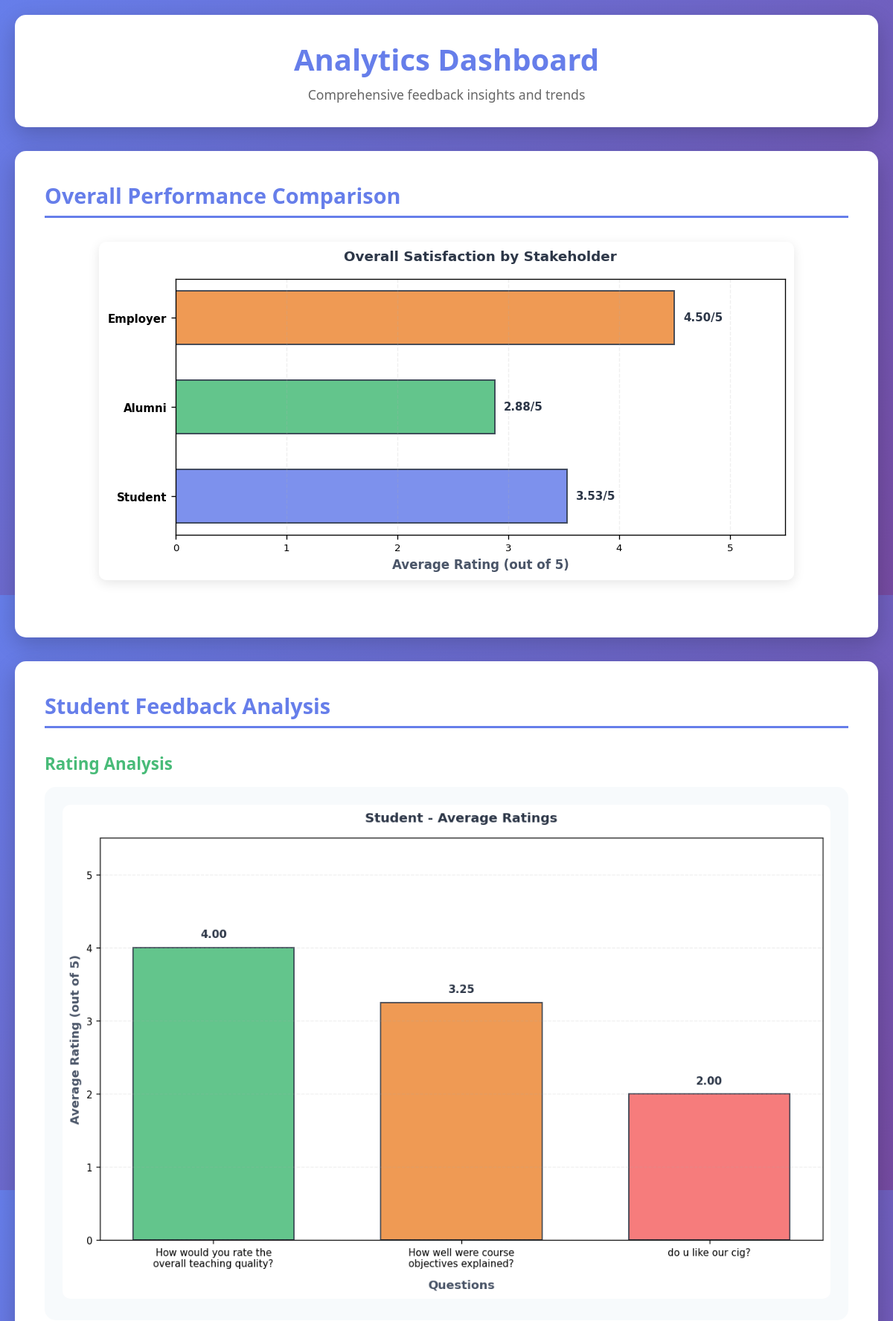
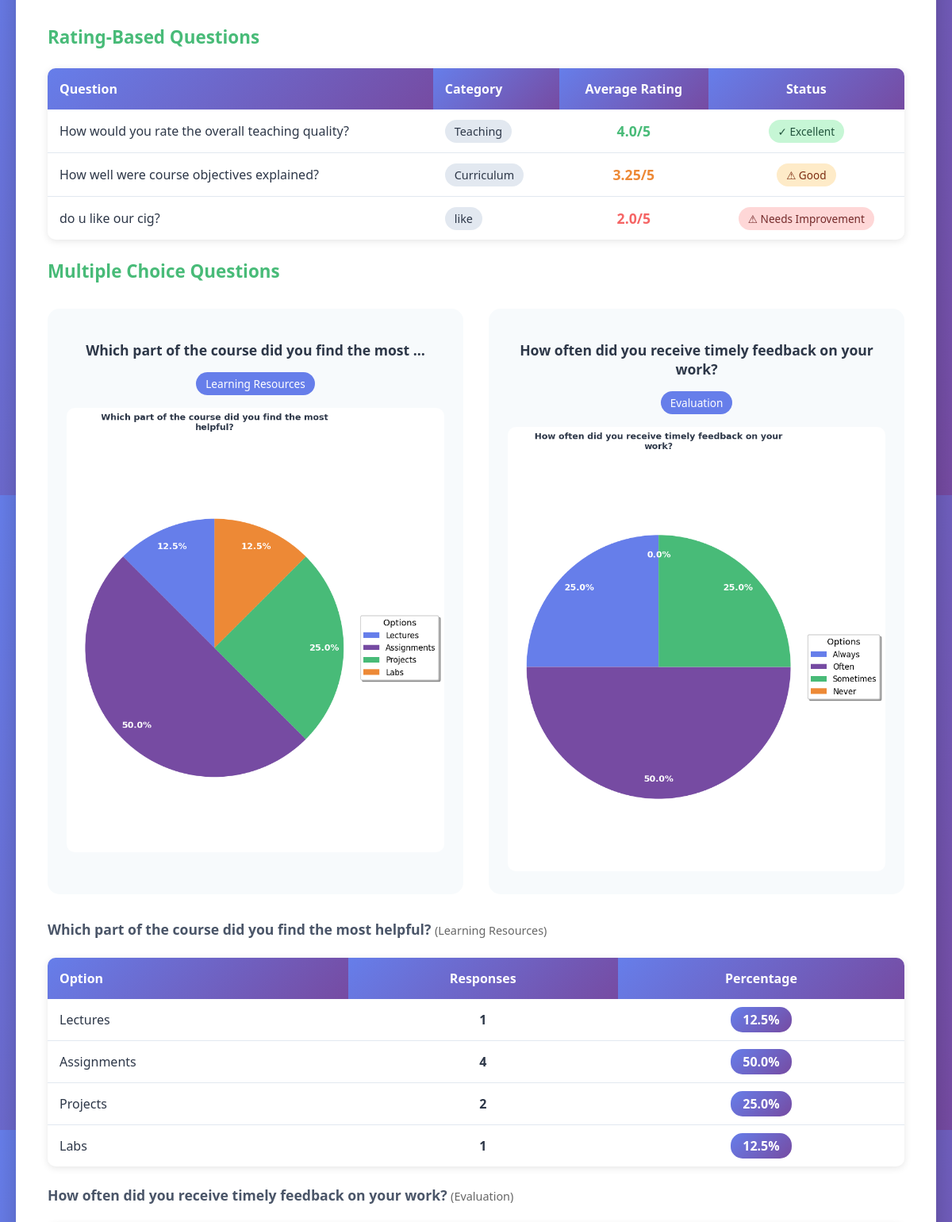
Page /analytics/ (signed in, upper part) on the committed database (2 pictures, top to bottom).
### feedback/models.py (models this page shows, shortened)
class Question(models.Model):
    STAKEHOLDER_CHOICES = [
        ('student', 'Student'),
        ('alumni', 'Alumni'),
        ('employer', 'Employer'),
    ]
    QUESTION_TYPE_CHOICES = [
        ('rating', 'Rating (1–5)'),
        ('mcq', 'Multiple Choice'),
    ]
    text = models.TextField()
    category = models.CharField(max_length=50)
    stakeholder_type = models.CharField(max_length=20, choices=STAKEHOLDER_CHOICES)
    question_type = models.CharField(max_length=10, choices=QUESTION_TYPE_CHOICES, default='rating')

class Option(models.Model):
    question = models.ForeignKey(Question, on_delete=models.CASCADE, related_name='options')
    text = models.CharField(max_length=255)

### feedback/views.py (the view)
# urls.py: path('analytics/', views.analytics_dashboard_view, name='analytics_dashboard'),
@login_required
def analytics_dashboard_view(request):
    stakeholders = ['student', 'alumni', 'employer']
    grouped_data = []
    for st in stakeholders:
        rating_qs = Question.objects.filter(stakeholder_type=st, question_type='rating')
        mcq_qs = Question.objects.filter(stakeholder_type=st, question_type='mcq')
        rating_data = []
        question_labels = []
        avg_ratings = []
        for q in rating_qs:
            responses = FeedbackResponse.objects.filter(question=q)
            ratings = [int(r.response_value) for r in responses if r.response_value.isdigit()]
            avg_rating = round(sum(ratings) / len(ratings), 2) if ratings else 0
            rating_data.append({
                'question': q.text,
                'category': q.category,
                'avg_rating': avg_rating if ratings else "No data"
            })
            if ratings:
                question_labels.append(q.text)
                avg_ratings.append(avg_rating)
        rating_chart = None
        if avg_ratings:
            rating_chart = generate_bar_chart(question_labels, avg_ratings,
                                              f'{st.title()} - Average Ratings',
                                              'Questions', 'Average Rating (out of 5)')
        mcq_data = []
        mcq_charts = []
        for q in mcq_qs:
            options = []
            option_labels = []
            option_counts = []
            total = FeedbackResponse.objects.filter(question=q).count()
            for opt in q.options.all():
                count = FeedbackResponse.objects.filter(question=q, response_value=opt.text).count()
                percent = f"{(count / total * 100):.1f}%" if total else "0%"
                options.append({'option': opt.text, 'count': count, 'percent': percent})
                option_labels.append(opt.text)
                option_counts.append(count)
            mcq_data.append({
                'question': q.text,
                'category': q.category,
                'options': options
            })
            if total > 0:
                pie_chart = generate_pie_chart(option_labels, option_counts, q.text)
                mcq_charts.append({
                    'question': q.text,
                    'category': q.category,
                    'chart': pie_chart
                })
        grouped_data.append({
            'stakeholder': st,
            'rating_data': rating_data,
            'mcq_data': mcq_data,
            'rating_chart': rating_chart,
            'mcq_charts': mcq_charts
        })
    overall_chart = generate_overall_comparison(stakeholders)
    return render(request, 'feedback/analytics_dashboard.html', {
        'grouped_data': grouped_data,
        'overall_chart': overall_chart
    })

### feedback/templates/feedback/analytics_dashboard.html (shortened to what this page needs)
{% extends 'feedback/base.html' %}
{% block content %}
<div class="header">
    <h1>Analytics Dashboard</h1>
    <p>Comprehensive feedback insights and trends</p>
</div>
{% if overall_chart %}
<div class="card">
    <h2>Overall Performance Comparison</h2>
    <div style="text-align: center; margin: 2rem 0;">
        <img
             alt="Overall Comparison"
             style="max-width: 100%; height: auto; border-radius: 10px; box-shadow: 0 4px 15px rgba(0,0,0,0.1);">
    </div>
</div>
{% endif %}
{% for block in grouped_data %}
<div class="card">
    <h2>{{ block.stakeholder|title }} Feedback Analysis</h2>
    {% if block.rating_chart %}
    <div style="margin: 2rem 0;">
        <h3>Rating Analysis</h3>
        <div style="text-align: center; background: #f7fafc; padding: 1.5rem; border-radius: 15px;">
            <img
                 alt="{{ block.stakeholder }} ratings"
                 style="max-width: 100%; height: auto; border-radius: 10px;">
        </div>
    </div>
    {% endif %}
    <h3>Rating-Based Questions</h3>
    {% if block.rating_data %}
    <table>
        <thead>
            <tr>
                <th>Question</th>
                <th>Category</th>
                <th style="text-align: center;">Average Rating</th>
                <th style="text-align: center;">Status</th>
            </tr>
        </thead>
        <tbody>
            {% for row in block.rating_data %}
            <tr>
                <td>{{ row.question }}</td>
                <td><span style="background: #e2e8f0; padding: 5px 12px; border-radius: 15px; font-size: 0.9rem;">{{ row.category }}</span></td>
                <td style="text-align: center;">
                    {% if row.avg_rating == "No data" %}
                    <span style="color: #999;">No data</span>
                    {% elif row.avg_rating >= 4 %}
                    <strong style="color: #48bb78; font-size: 1.1rem;">{{ row.avg_rating }}/5</strong>
                    {% elif row.avg_rating >= 3 %}
                    <strong style="color: #ed8936; font-size: 1.1rem;">{{ row.avg_rating }}/5</strong>
                    {% else %}
                    <strong style="color: #f56565; font-size: 1.1rem;">{{ row.avg_rating }}/5</strong>
                    {% endif %}
                </td>
                <td style="text-align: center;">
                    {% if row.avg_rating == "No data" %}
                    <span style="background: #e2e8f0; color: #666; padding: 5px 12px; border-radius: 15px; font-size: 0.85rem;">N/A</span>
                    {% elif row.avg_rating >= 4 %}
                    <span style="background: #c6f6d5; color: #22543d; padding: 5px 12px; border-radius: 15px; font-size: 0.85rem;">✓ Excellent</span>
                    {% elif row.avg_rating >= 3 %}
                    <span style="background: #feebc8; color: #7c2d12; padding: 5px 12px; border-radius: 15px; font-size: 0.85rem;">⚠ Good</span>
                    {% else %}
                    <span style="background: #fed7d7; color: #742a2a; padding: 5px 12px; border-radius: 15px; font-size: 0.85rem;">⚠ Needs Improvement</span>
                    {% endif %}
                </td>
            </tr>
            {% endfor %}
        </tbody>
    </table>
    {% else %}
    <div class="alert alert-info">
        No rating data available yet.
    </div>
    {% endif %}
    <h3>Multiple Choice Questions</h3>
    {% if block.mcq_charts %}
        <div style="display: grid; grid-template-columns: repeat(auto-fit, minmax(400px, 1fr)); gap: 2rem; margin: 2rem 0;">
            {% for mcq in block.mcq_charts %}
            <div style="background: #f7fafc; padding: 1.5rem; border-radius: 15px; text-align: center;">
                <h4 style="margin-bottom: 1rem; color: #2d3748;">{{ mcq.question|truncatewords:10 }}</h4>
                <span style="background: #667eea; color: white; padding: 5px 12px; border-radius: 15px; font-size: 0.85rem; display: inline-block; margin-bottom: 1rem;">{{ mcq.category }}</span>
                {% if mcq.chart %}
                <img
                     alt="{{ mcq.question }}"
                     style="max-width: 100%; height: auto; border-radius: 10px;">
                {% endif %}
            </div>
            {% endfor %}
        </div>
    {% endif %}
    {% if block.mcq_data %}
        {% for q in block.mcq_data %}
        <h4>{{ q.question }} <span style="color: #666; font-size: 0.9rem; font-weight: normal;">({{ q.category }})</span></h4>
        <table>
            <thead>
                <tr>
                    <th>Option</th>
                    <th style="text-align: center;">Responses</th>
                    <th style="text-align: center;">Percentage</th>
                </tr>
            </thead>
            <tbody>
                {% for opt in q.options %}
                <tr>
                    <td>{{ opt.option }}</td>
                    <td style="text-align: center;"><strong>{{ opt.count }}</strong></td>
                    <td style="text-align: center;">
                        <span style="background: linear-gradient(135deg, #667eea 0%, #764ba2 100%); color: white; padding: 5px 15px; border-radius: 15px; font-weight: 600;">
                            {{ opt.percent }}
                        </span>
                    </td>
                </tr>
                {% endfor %}
            </tbody>
        </table>
        {% endfor %}
    {% else %}
    <div class="alert alert-info">
        No MCQ data available yet.
    </div>
    {% endif %}
</div>
{% endfor %}
{% endblock %}

### feedback/templates/feedback/base.html (style rules this page uses)
* { margin: 0; padding: 0; box-sizing: border-box; }
body { font-family: 'Segoe UI', Tahoma, Geneva, Verdana, sans-serif; background: linear-gradient(135deg, #667eea 0%, #764ba2 100%); min-height: 100vh; padding: 20px; }
.header { background: white; padding: 2rem; border-radius: 15px; box-shadow: 0 10px 30px rgba(0, 0, 0, 0.2); margin-bottom: 2rem; text-align: center; }
.header h1 { color: #667eea; font-size: 2.5rem; margin-bottom: 0.5rem; }
.header p { color: #666; font-size: 1.1rem; }
.card { background: white; padding: 2.5rem; border-radius: 15px; box-shadow: 0 10px 30px rgba(0, 0, 0, 0.2); margin-bottom: 2rem; animation: fadeIn 0.5s ease; }
.card h2 { color: #667eea; margin-bottom: 1.5rem; font-size: 1.8rem; border-bottom: 3px solid #667eea; padding-bottom: 0.5rem; }
.card h3 { color: #48bb78; margin: 1.5rem 0 1rem; font-size: 1.4rem; }
.card h4 { color: #4a5568; margin: 1rem 0 0.5rem; font-size: 1.1rem; }
table { width: 100%; border-collapse: collapse; margin: 1.5rem 0; background: white; border-radius: 10px; overflow: hidden; box-shadow: 0 2px 10px rgba(0, 0, 0, 0.1); }
table th { background: linear-gradient(135deg, #667eea 0%, #764ba2 100%); color: white; padding: 15px; text-align: left; font-weight: 600; font-size: 1rem; }
table td { padding: 15px; border-bottom: 1px solid #e2e8f0; color: #2d3748; }
table tr:last-child td { border-bottom: none; }

### rows in the picture
Question: question "How would you rate the overall teaching quality?", category "Teaching"
Question: question "How well were course objectives explained?", category "Curriculum"
Question: question "do u like our cig?", category "like"
Question: question "Which part of the course did you find the most …", category "Learning Resources", question "Which part of the course did you find the most helpful?", category "Learning Resources"
Question: question "How often did you receive timely feedback on your work?", category "Evaluation", question "How often did you receive timely feedback on your work?", category "Evaluation"
Option: option "Lectures"
Option: option "Assignments"
Option: option "Projects"
Option: option "Labs"

### other values in the picture
{{ block.stakeholder|title }} "Student"
{{ row.avg_rating }} "4.0"
{{ row.avg_rating }} "3.25"
{{ row.avg_rating }} "2.0"
{{ opt.count }} "1" "4" "2" "1"
{{ opt.percent }} "12.5%" "50.0%" "25.0%" "12.5%"
